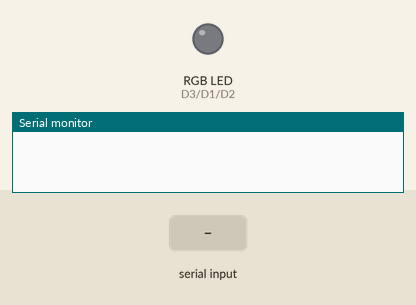
This sketch was run on a simulated ESP8266 (Wemos D1 mini). On the bench: an RGB LED mixed from three pins (HIGH = lit), the last lines printed to the serial monitor. The test bench sets the inputs (shaded band).

Above: at 1.2 s.
1.3 s: "90,45,200\n" received over Serial
At 2.6 s:
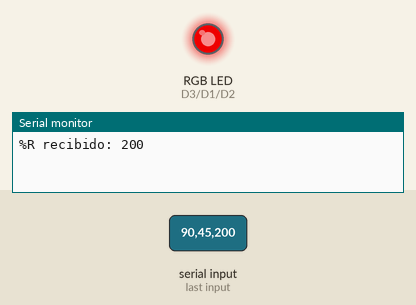
2.9 s: "30,150,10\n" received over Serial
At 4.0 s:
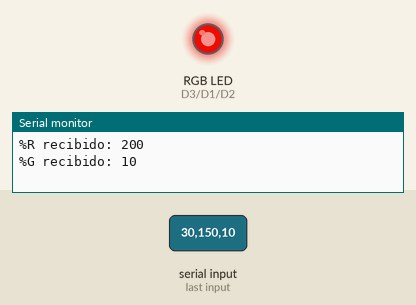
4.5 s: "90,45\n" received over Serial
At 5.2 s:
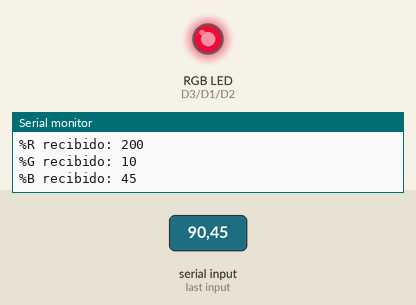
Timing chart, 0 to 7.5 s (numbered marks = the images above; inputs shaded):
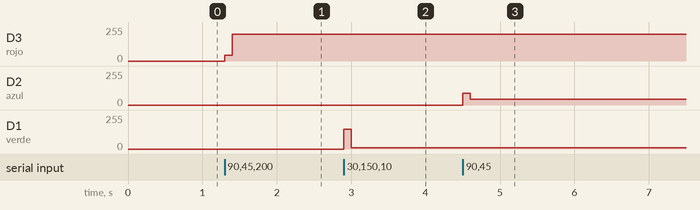

The sketch:

3.RGB.ino
```cpp
#define rojo D3
#define verde D1
#define azul D2

int porR=0;
int porG=0;
int porB=0;
int cont=1;

void setup() {
 pinMode(rojo,OUTPUT);
 pinMode(verde,OUTPUT);
 pinMode(azul,OUTPUT);
  Serial.begin(115200);  //Baudios para Wemos Lollin D1 mini
  }

void loop() {

  if(cont==1){

    //Serial.println("Inserte %R: ");
    //delay(10000);

  if (Serial.available()) {
    porR = Serial.parseInt();
    if(porR>=255){
      porR=255;
    }
    if (Serial.read() == '\n') {
      Serial.print("%R recibido: ");
      Serial.println(porR);
      cont=cont+1;
    delay(100);
    }
  }

  }

  if(cont==2){

    //Serial.println("Inserte %G: ");
    //delay(10000);

  if (Serial.available()) {
    porG = Serial.parseInt();
    if(porG>=255){
      porG=255;
    }
    if (Serial.read() == '\n') {
      Serial.print("%G recibido: ");
      Serial.println(porG);
      cont=cont+1;
    delay(100);
    }
  }

  }

  if(cont==3){

    //Serial.println("Inserte %B: ");
    //delay(10000);

  if (Serial.available()) {
    porB = Serial.parseInt();
    if(porB>=255){
      porB=255;
    }
    if (Serial.read() == '\n') {
      Serial.print("%B recibido: ");
      Serial.println(porB);
      cont=cont+1;
    delay(100);
    }
  }

  }

if (Serial.available()) {
  if(cont==4 && Serial.read() == '\n'){

    Serial.print("RGB: ");
    Serial.print(porR);
    Serial.print(" ");
    Serial.print(porG);
    Serial.print(" ");
    Serial.println(porB);
    delay(100);
    cont=1;

  }

}
  analogWrite(D3, porR);
  analogWrite(D1, porG);
  analogWrite(D2, porB);

}
```

Measured:
- after the input at 1.3 s, D3 (rojo): 0/255 → 45/255 at once, → 200/255 0.10 s later
- after the input at 2.9 s, D1 (verde): 0/255 → 150/255 at once, → 10/255 0.10 s later
- after the input at 4.5 s, D2 (azul): 0/255 → 90/255 at once, → 45/255 0.10 s later
